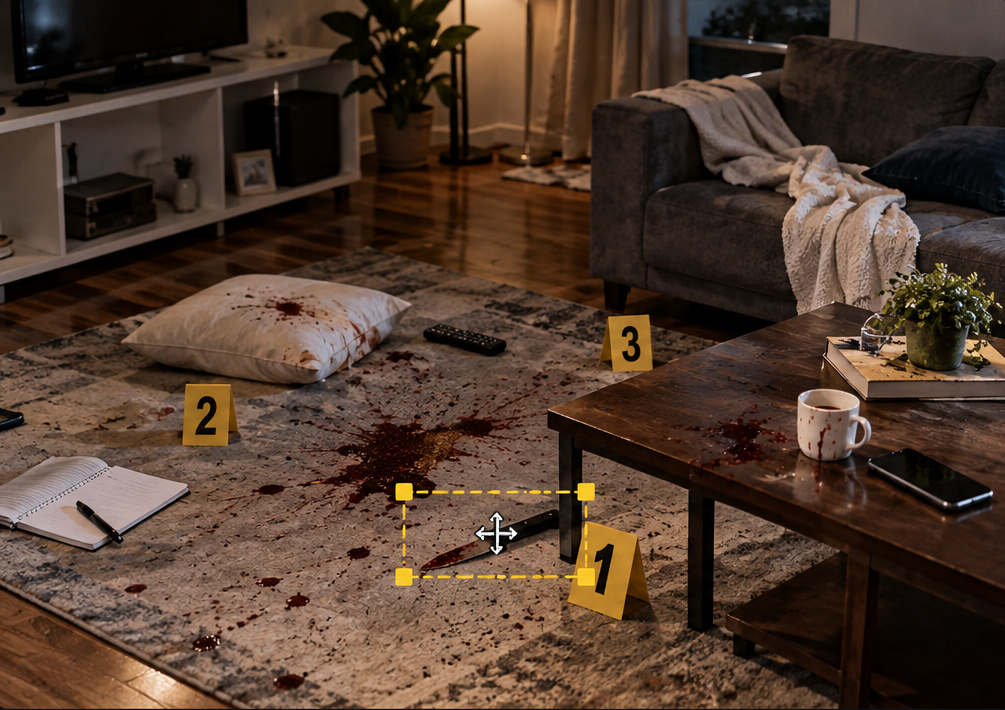
#> input picture crime_scene_sample.png, 1005 x 710 px
$ python -i enhance.py   (imports and definitions only)
#> lines starting #> are read from the running program, lines starting #| are printed output that depends on the picture
#> further down, picture is the input picture: shape (710, 1005, 3); mean B, G, R 45, 58.5, 79.5

import cv2
import numpy as np

from app.services.image_processing import ImageProcessingError

MAX_OUTPUT_PIXELS = 16_000_000
#size max1


def denoise(img: np.ndarray, strength: int) -> np.ndarray:
    return cv2.fastNlMeansDenoisingColored(img, None, strength, strength, 7, 21)


# [6 lines left out: function upscale, not called in this run]


def clahe(img: np.ndarray) -> np.ndarray:

    lab = cv2.cvtColor(img, cv2.COLOR_BGR2LAB)
#> lab: shape (710, 1005, 3); mean of channels 0, 1, 2 66.4, 135.1, 139.2
    l, a, b = cv2.split(lab)
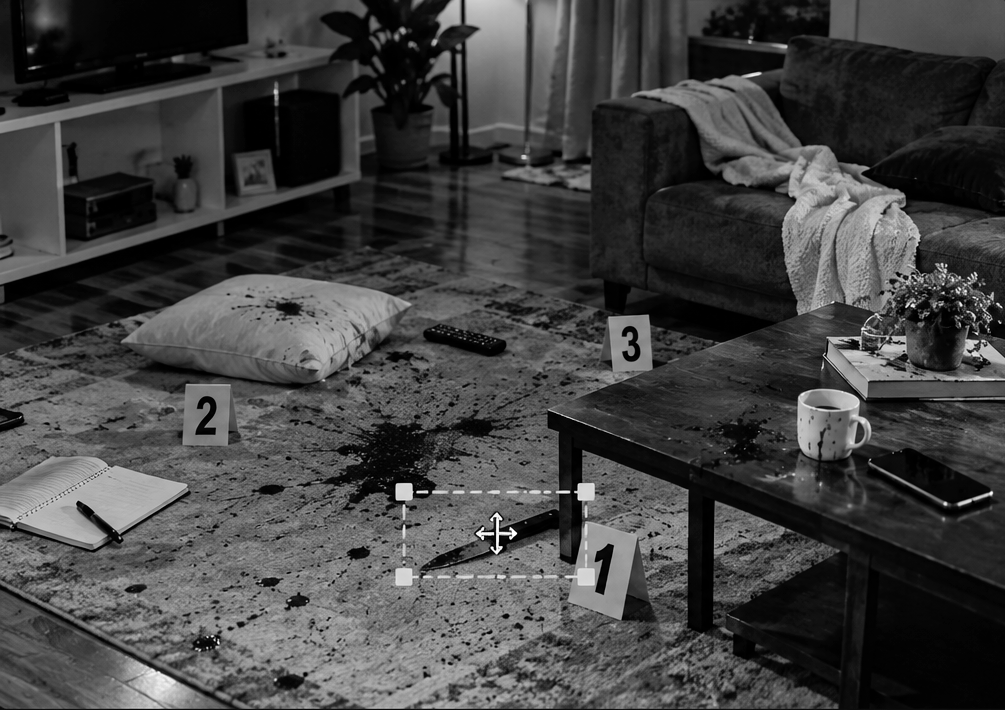
#> l: shape (710, 1005); min 0, max 255, mean 66.4
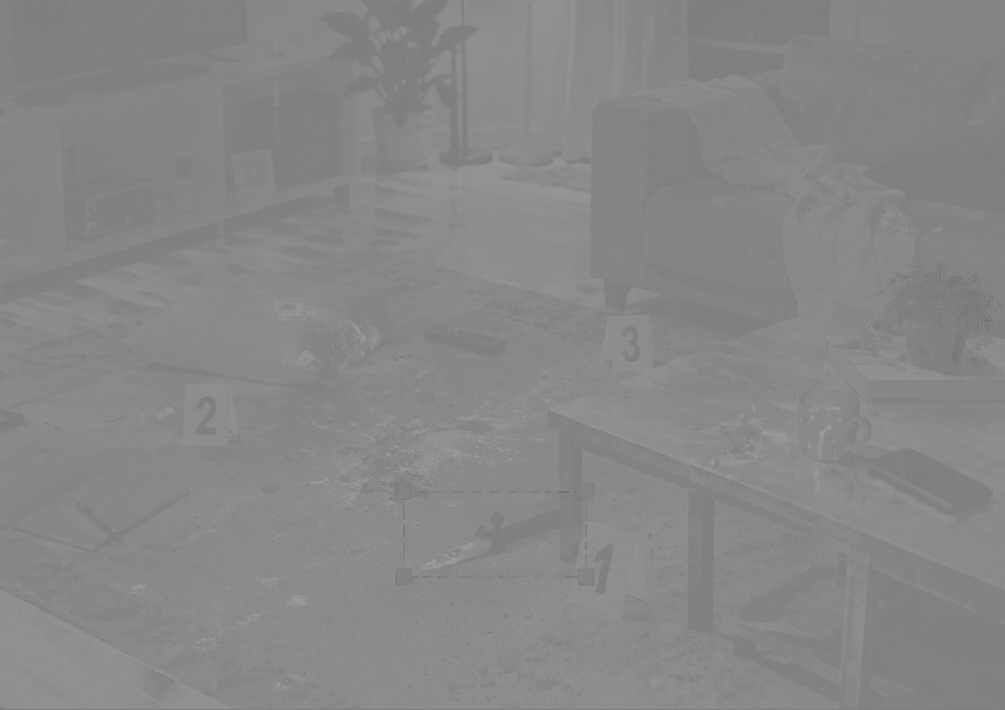
#> a: shape (710, 1005); min 111, max 160, mean 135.1
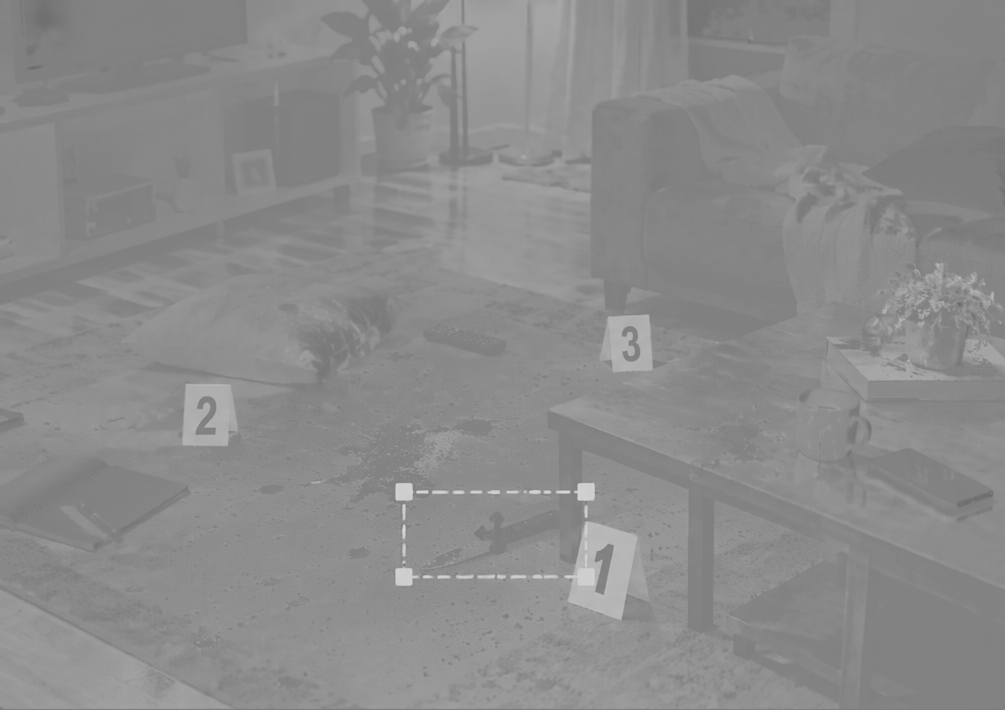
#> b: shape (710, 1005); min 104, max 217, mean 139.2
    l = cv2.createCLAHE(clipLimit=2.0, tileGridSize=(8, 8)).apply(l)
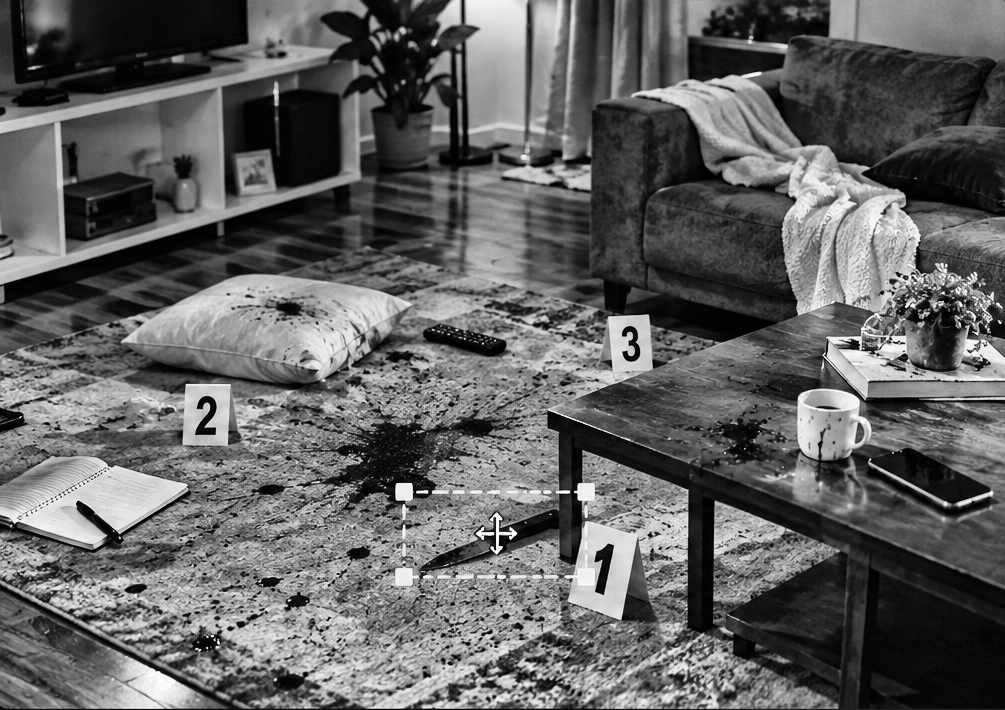
#> l: shape (710, 1005); min 0, max 255, mean 97.9
    return cv2.cvtColor(cv2.merge((l, a, b)), cv2.COLOR_LAB2BGR)
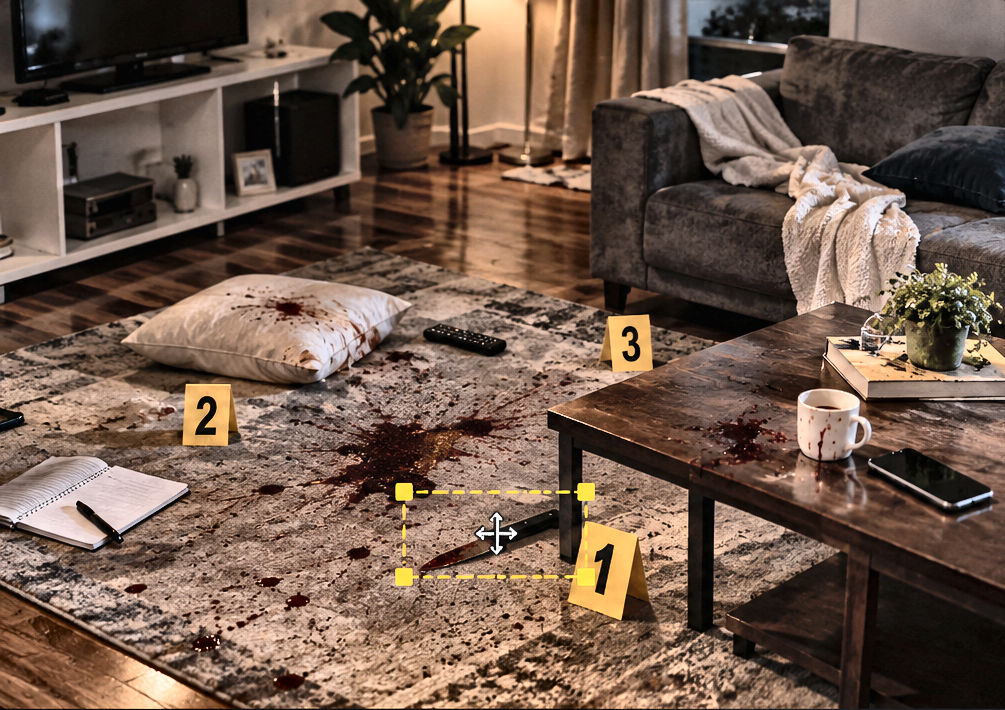
#> returned value: shape (710, 1005, 3); mean B, G, R 75, 89, 111.4


def brightness_contrast(img: np.ndarray, brightness: int, contrast: float) -> np.ndarray:

    return cv2.convertScaleAbs(img, alpha=contrast, beta=brightness)


# [49 lines left out: functions sharpen, to_grayscale, enhance_image, not called in this run]

>>> import cv2
>>> picture = cv2.imread('../../crime_scene_sample.png')
>>> result = clahe(picture)

$ run again, on scene.png
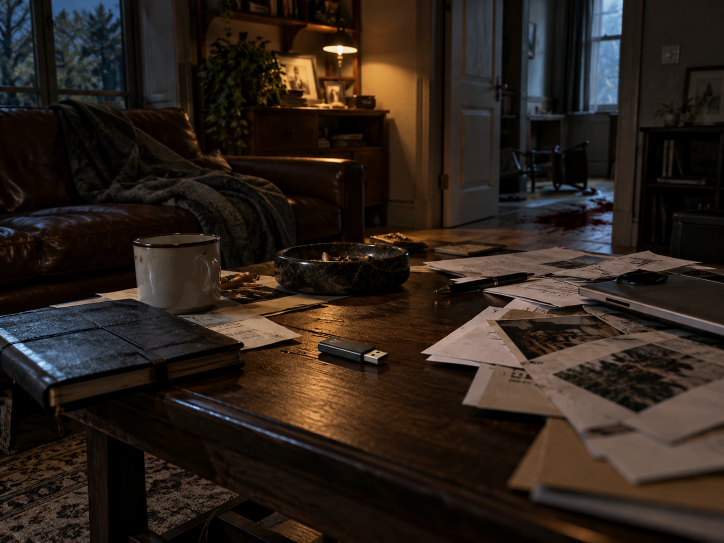
#> input picture scene.png, 1448 x 1086 px (shown at 1/2 size)
#> picture is the input picture: shape (1086, 1448, 3); mean B, G, R 26.8, 34.1, 44.1
#> lab: shape (1086, 1448, 3); mean of channels 0, 1, 2 36.8, 131.6, 133.6
#> in clahe, `l = cv2.createCLAHE(clipLimit=2.0, tileGridSize=(8, 8)).apply(l)`:
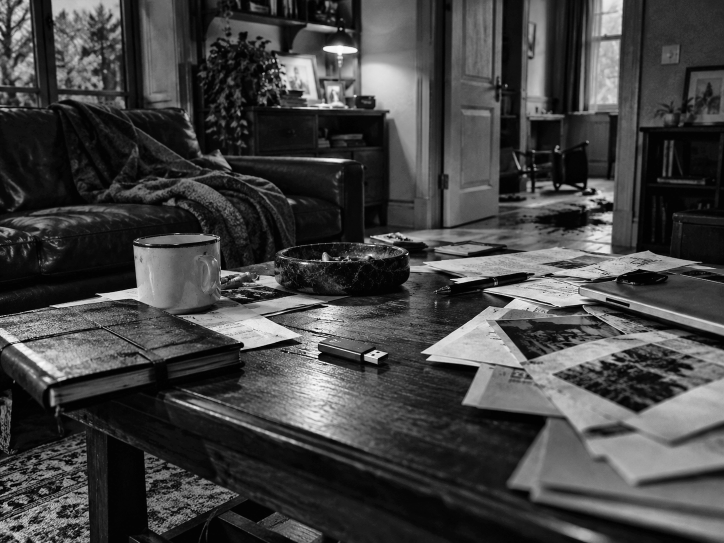
#> l: shape (1086, 1448) (shown at 1/2 size); min 0, max 255, mean 66.8
#> in clahe, `return cv2.cvtColor(cv2.merge((l, a, b)), cv2.COLOR_LAB2BGR)`:
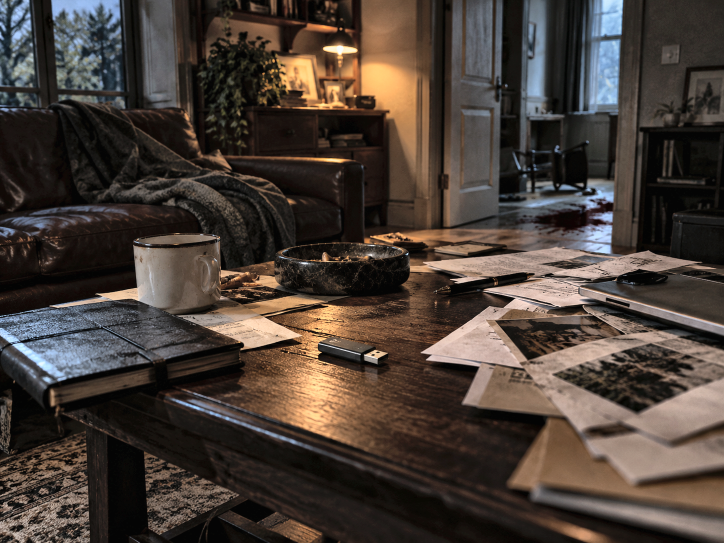
#> returned value: shape (1086, 1448, 3) (shown at 1/2 size); mean B, G, R 55.3, 62.3, 72.8
